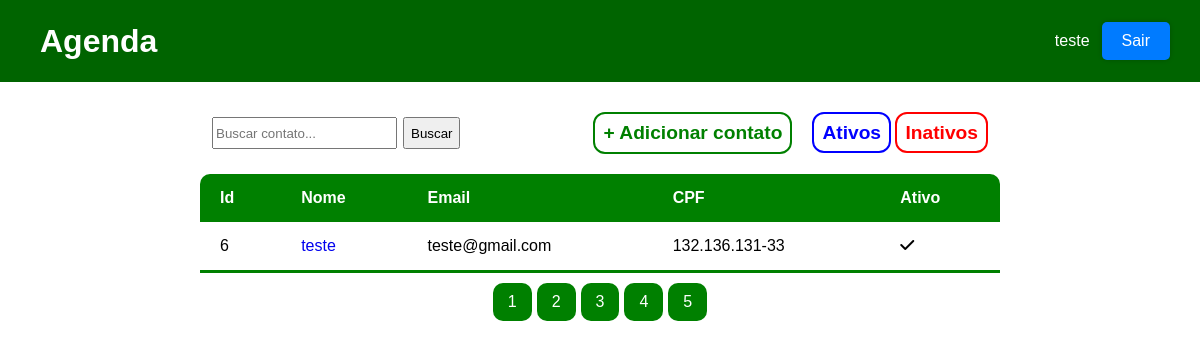
The page / (signed in) on the database its author committed.
### contatos/models.py (models this page shows, shortened)
class Contatos(models.Model):
    usuario = models.ForeignKey(User, on_delete=models.CASCADE) #models.CASCADE ele elimina tudo, o models.DO_NOTHING não faz nada com as informações
    nome = models.CharField(max_length=255)
    imagem = models.ImageField()
    cpf = models.CharField(max_length=14)
    email = models.EmailField()
    telefone = models.CharField(max_length=20)
    altura = models.DecimalField(max_digits=3, decimal_places=2)
    descricao = models.TextField()
    data_nascimento = models.DateField()
    ativo = models.BooleanField()
    class Meta:
        verbose_name_plural = 'Contatos'

### contatos/views.py (the view)
# urls.py: path('', views.index, name='home'),
@login_required(redirect_field_name='login')
def index(request):
    contatos = Contatos.objects.filter(usuario_id=request.user.id).order_by('-id')
    return render(request, 'pages/index.html', {'contatos':contatos})

### contatos/templates/pages/index.html (shortened to what this page needs)
{% load static %}
<!DOCTYPE html>
<html lang="en">
<head>
    <link rel="stylesheet" href="{% static 'style.css' %}">
    <link rel="stylesheet" href="https://cdnjs.cloudflare.com/ajax/libs/font-awesome/6.4.0/css/all.min.css" />
</head>
<body>
    <div class="navbar">
        <h1>Agenda</h1>
        <div class="user">
            <p>{{user}}</p>
            <a href="{% url 'logout' %}" class="botao_logout">Sair</a>
        </div>
    </div>
    <form action="{% url 'busca' %}">
        <div class="form-inputs">
            <input type="text" name="search" placeholder="Buscar contato...">
            <button type="submit">Buscar</button>
        </div>
        <div class="add-btn">
            <a href="{% url 'adicionar' %}">+ Adicionar contato</a>
            <div class="btn-filter">
                <a href="{% url 'adicionar' %}">Ativos</a>
                <a href="{% url 'adicionar' %}">Inativos</a>
            </div>
        </div>
    </form>
    <table>
        <thead>
            <tr>
                <th>Id</th>
                <th>Nome</th>
                <th>Email</th>
                <th>CPF</th>
                <th>Ativo</th>
            </tr>
        </thead>
        <tbody>
            {% for contato in contatos %}
            <tr>
                <td>{{contato.id}}</td>
                <td><a href="{% url 'detalhes' contato.id  %}">{{contato.nome}}</a></td>
                <td>{{contato.email}}</td>
                <td>{{contato.cpf}}</td>
                {% if contato.ativo == True %}
                <td><i class="fa fa-check"></i></td>
                {% else %}
                <td><i class="fa fa-xmark"></i></td>
                {% endif %}
            </tr>
            {% endfor %}
        </tbody>
    </table>
    <div class="pagination">
        <a href="#">1</a>
        <a href="#">2</a>
        <a href="#">3</a>
        <a href="#">4</a>
        <a href="#">5</a>
    </div>
</body>
</html>

### templates/static/style.css (style rules this page uses)
* { margin:0; padding: 0; box-sizing: border-box; font-family: Verdana, Geneva, Tahoma, sans-serif; text-decoration: none; }
.navbar { padding: 12px 30px; margin-bottom: 20px; background-color: darkgreen; display: flex; justify-content: space-between; align-items: center; color: white; }
.user > a,.navbar > a { color: white; }
.user { display: flex; align-items: center; gap: 12px; }
table { width:800px; margin: 10px auto; border-collapse: collapse; text-align: left; border-radius: 10px 10px 0 0; overflow: hidden; }
thead > tr { background-color: green; color: white; }
tr > th, tr > td { padding: 15px 20px; }
tbody > tr:last-of-type { border-bottom: 3px solid green; }
.pagination { display: flex; width: 800px; margin: 5px auto; gap: 5px; justify-content: center; }
.pagination > a { background-color: green; padding: 10px 15px; color: white; border-radius: 10px; }
h1 { text-align: center; margin: 10px; }
form { width: 800px; padding: 0 12px; margin: 0 auto; display: flex; align-items: center; }
.form-inputs > input { height: 2rem; padding: 0 2px; }
.form-inputs { display: flex; align-items: center; gap: 6px; }
.form-inputs > button { height: 2rem; padding: 0 6px; }
.add-btn { width: 800px; margin: 10px auto; display: flex; justify-content: flex-end; gap: 20px; align-items: center; }
.add-btn > a, .btn-filter > a { padding: 8px; text-align: center; border: 2px solid green; border-radius: 12px; color: green; font-weight: bold; font-size: larger; }
.btn-filter > a:nth-child(1) { padding: 8px; text-align: center; border: 2px solid blue; border-radius: 12px; color: blue; font-weight: bold; font-size: larger; }
.btn-filter > a:nth-child(2) { padding: 8px; text-align: center; border: 2px solid red; border-radius: 12px; color: red; font-weight: bold; font-size: larger; }
.botao_logout { padding: 10px 20px; margin-top: 10px; margin-bottom: 10px; background-color: #007bff; color: #fff; border: none; border-radius: 5px; box-shadow: 0px 0px 5px rgba(0, 0, 0, 0.2); cursor: pointer; }

### rows shown on the page
Contatos: id "6", nome "teste", email "teste@gmail.com", cpf "132.136.131-33", ativo True (drawn)

### other values the page prints
{{ user }} "teste"
